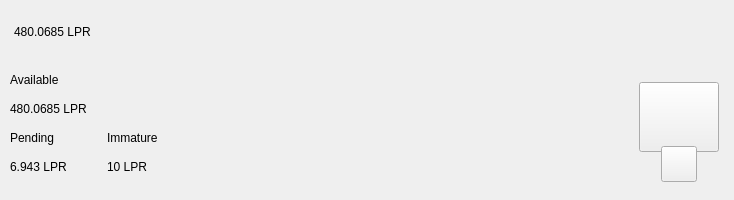
<?xml version="1.0" encoding="UTF-8"?>
<ui version="4.0">
 <class>TopBar</class>
 <widget class="QWidget" name="TopBar">
  <property name="geometry">
   <rect>
    <x>0</x>
    <y>0</y>
    <width>734</width>
    <height>200</height>
   </rect>
  </property>
  <property name="minimumSize">
   <size>
    <width>0</width>
    <height>200</height>
   </size>
  </property>
  <property name="maximumSize">
   <size>
    <width>16777215</width>
    <height>200</height>
   </size>
  </property>
  <property name="windowTitle">
   <string>Form</string>
  </property>
  <layout class="QVBoxLayout" name="verticalLayout_10" stretch="0">
   <property name="spacing">
    <number>0</number>
   </property>
   <property name="leftMargin">
    <number>0</number>
   </property>
   <property name="topMargin">
    <number>0</number>
   </property>
   <property name="rightMargin">
    <number>0</number>
   </property>
   <property name="bottomMargin">
    <number>0</number>
   </property>
   <item>
    <widget class="PFBorderImage" name="containerTop">
     <layout class="QVBoxLayout" name="verticalLayout_11">
      <property name="spacing">
       <number>0</number>
      </property>
      <property name="leftMargin">
       <number>0</number>
      </property>
      <property name="topMargin">
       <number>0</number>
      </property>
      <property name="rightMargin">
       <number>0</number>
      </property>
      <property name="bottomMargin">
       <number>0</number>
      </property>
      <item>
       <widget class="QWidget" name="top_container_2" native="true">
        <property name="minimumSize">
         <size>
          <width>0</width>
          <height>65</height>
         </size>
        </property>
        <layout class="QHBoxLayout" name="top_container">
         <property name="spacing">
          <number>0</number>
         </property>
         <property name="leftMargin">
          <number>14</number>
         </property>
         <property name="topMargin">
          <number>0</number>
         </property>
         <property name="rightMargin">
          <number>14</number>
         </property>
         <property name="bottomMargin">
          <number>0</number>
         </property>
         <item alignment="Qt::AlignVCenter">
          <widget class="QWidget" name="widgetTopAmount" native="true">
           <property name="sizePolicy">
            <sizepolicy hsizetype="Preferred" vsizetype="Maximum">
             <horstretch>0</horstretch>
             <verstretch>0</verstretch>
            </sizepolicy>
           </property>
           <layout class="QHBoxLayout" name="horizontalLayout_5">
            <property name="spacing">
             <number>0</number>
            </property>
            <property name="leftMargin">
             <number>0</number>
            </property>
            <property name="topMargin">
             <number>0</number>
            </property>
            <property name="rightMargin">
             <number>0</number>
            </property>
            <property name="bottomMargin">
             <number>0</number>
            </property>
            <item alignment="Qt::AlignTop">
             <widget class="QLabel" name="labelAmountTopLPR">
              <property name="minimumSize">
               <size>
                <width>0</width>
                <height>36</height>
               </size>
              </property>
              <property name="styleSheet">
               <string notr="true">padding:0px;margin:0px;</string>
              </property>
              <property name="text">
               <string notr="true">480.0685 LPR</string>
              </property>
             </widget>
            </item>
           </layout>
          </widget>
         </item>
         <item>
          <spacer name="horizontalSpacer">
           <property name="orientation">
            <enum>Qt::Horizontal</enum>
           </property>
           <property name="sizeHint" stdset="0">
            <size>
             <width>40</width>
             <height>20</height>
            </size>
           </property>
          </spacer>
         </item>
         <item>
          <layout class="QHBoxLayout" name="horizontalLayout_4">
           <property name="spacing">
            <number>12</number>
           </property>
           <property name="rightMargin">
            <number>0</number>
           </property>
           <item alignment="Qt::AlignRight">
            <widget class="QWidget" name="layoutSync" native="true">
             <property name="minimumSize">
              <size>
               <width>0</width>
               <height>36</height>
              </size>
             </property>
             <property name="maximumSize">
              <size>
               <width>16777215</width>
               <height>36</height>
              </size>
             </property>
             <layout class="QVBoxLayout" name="verticalLayout_9">
              <property name="leftMargin">
               <number>0</number>
              </property>
              <property name="topMargin">
               <number>0</number>
              </property>
              <property name="rightMargin">
               <number>0</number>
              </property>
              <property name="bottomMargin">
               <number>0</number>
              </property>
              <item>
               <widget class="ExpandableButton" name="pushButtonSync" native="true">
                <property name="minimumSize">
                 <size>
                  <width>36</width>
                  <height>36</height>
                 </size>
                </property>
                <property name="maximumSize">
                 <size>
                  <width>16777215</width>
                  <height>36</height>
                 </size>
                </property>
               </widget>
              </item>
             </layout>
            </widget>
           </item>
           <item>
            <widget class="ExpandableButton" name="pushButtonHDUpgrade" native="true">
             <property name="minimumSize">
              <size>
               <width>36</width>
               <height>36</height>
              </size>
             </property>
            </widget>
           </item>
           <item>
            <widget class="ExpandableButton" name="pushButtonStack" native="true">
             <property name="minimumSize">
              <size>
               <width>36</width>
               <height>36</height>
              </size>
             </property>
            </widget>
           </item>
           <item>
            <widget class="ExpandableButton" name="pushButtonColdStaking" native="true">
             <property name="minimumSize">
              <size>
               <width>36</width>
               <height>36</height>
              </size>
             </property>
            </widget>
           </item>
           <item>
            <widget class="ExpandableButton" name="pushButtonConnection" native="true">
             <property name="minimumSize">
              <size>
               <width>36</width>
               <height>36</height>
              </size>
             </property>
            </widget>
           </item>
           <item>
            <widget class="ExpandableButton" name="pushButtonTor" native="true">
             <property name="minimumSize">
              <size>
               <width>36</width>
               <height>36</height>
              </size>
             </property>
            </widget>
           </item>
           <item>
            <widget class="ExpandableButton" name="pushButtonLock" native="true">
             <property name="sizePolicy">
              <sizepolicy hsizetype="Expanding" vsizetype="Expanding">
               <horstretch>0</horstretch>
               <verstretch>0</verstretch>
              </sizepolicy>
             </property>
             <property name="minimumSize">
              <size>
               <width>36</width>
               <height>0</height>
              </size>
             </property>
            </widget>
           </item>
           <item>
            <widget class="ExpandableButton" name="pushButtonTheme" native="true">
             <property name="minimumSize">
              <size>
               <width>36</width>
               <height>36</height>
              </size>
             </property>
             <property name="maximumSize">
              <size>
               <width>16777215</width>
               <height>36</height>
              </size>
             </property>
            </widget>
           </item>
           <item>
            <widget class="ExpandableButton" name="pushButtonFAQ" native="true">
             <property name="minimumSize">
              <size>
               <width>36</width>
               <height>36</height>
              </size>
             </property>
            </widget>
           </item>
          </layout>
         </item>
        </layout>
       </widget>
      </item>
      <item>
       <widget class="QWidget" name="bottom_container" native="true">
        <property name="minimumSize">
         <size>
          <width>0</width>
          <height>135</height>
         </size>
        </property>
        <layout class="QHBoxLayout" name="botton_container">
         <property name="leftMargin">
          <number>10</number>
         </property>
         <property name="topMargin">
          <number>0</number>
         </property>
         <property name="rightMargin">
          <number>10</number>
         </property>
         <property name="bottomMargin">
          <number>10</number>
         </property>
         <item>
          <layout class="QHBoxLayout" name="horizontalLayout_3">
           <property name="bottomMargin">
            <number>9</number>
           </property>
           <item>
            <layout class="QVBoxLayout" name="verticalLayout_7">
             <property name="spacing">
              <number>0</number>
             </property>
             <property name="leftMargin">
              <number>0</number>
             </property>
             <property name="rightMargin">
              <number>30</number>
             </property>
             <item>
              <layout class="QVBoxLayout" name="verticalLayout_2">
               <item>
                <widget class="QLabel" name="labelTitle1">
                 <property name="text">
                  <string>Available</string>
                 </property>
                </widget>
               </item>
               <item>
                <widget class="QLabel" name="labelAmountLPR">
                 <property name="text">
                  <string notr="true">480.0685 LPR</string>
                 </property>
                </widget>
               </item>
              </layout>
             </item>
             <item>
              <layout class="QHBoxLayout" name="horizontalLayout_2">
               <property name="spacing">
                <number>0</number>
               </property>
               <item>
                <layout class="QVBoxLayout" name="verticalLayout_3">
                 <item>
                  <widget class="QLabel" name="labelTitle3">
                   <property name="text">
                    <string>Pending</string>
                   </property>
                  </widget>
                 </item>
                 <item>
                  <widget class="QLabel" name="labelPendingLPR">
                   <property name="text">
                    <string notr="true">6.943 LPR</string>
                   </property>
                  </widget>
                 </item>
                </layout>
               </item>
               <item>
                <spacer name="horizontalSpacer_3">
                 <property name="orientation">
                  <enum>Qt::Horizontal</enum>
                 </property>
                 <property name="sizeType">
                  <enum>QSizePolicy::Fixed</enum>
                 </property>
                 <property name="sizeHint" stdset="0">
                  <size>
                   <width>40</width>
                   <height>20</height>
                  </size>
                 </property>
                </spacer>
               </item>
               <item>
                <layout class="QVBoxLayout" name="verticalLayout_4">
                 <item>
                  <widget class="QLabel" name="labelTitle4">
                   <property name="text">
                    <string>Immature</string>
                   </property>
                  </widget>
                 </item>
                 <item>
                  <widget class="QLabel" name="labelImmatureLPR">
                   <property name="text">
                    <string notr="true">10 LPR</string>
                   </property>
                  </widget>
                 </item>
                </layout>
               </item>
              </layout>
             </item>
            </layout>
           </item>
          </layout>
         </item>
         <item>
          <spacer name="horizontalSpacer_2">
           <property name="orientation">
            <enum>Qt::Horizontal</enum>
           </property>
           <property name="sizeHint" stdset="0">
            <size>
             <width>40</width>
             <height>20</height>
            </size>
           </property>
          </spacer>
         </item>
         <item alignment="Qt::AlignHCenter|Qt::AlignVCenter">
          <widget class="QWidget" name="qrContainer" native="true">
           <property name="sizePolicy">
            <sizepolicy hsizetype="Preferred" vsizetype="Minimum">
             <horstretch>0</horstretch>
             <verstretch>0</verstretch>
            </sizepolicy>
           </property>
           <property name="minimumSize">
            <size>
             <width>90</width>
             <height>110</height>
            </size>
           </property>
           <property name="maximumSize">
            <size>
             <width>90</width>
             <height>110</height>
            </size>
           </property>
           <layout class="QVBoxLayout" name="containerQR">
            <property name="spacing">
             <number>0</number>
            </property>
            <property name="leftMargin">
             <number>5</number>
            </property>
            <property name="topMargin">
             <number>10</number>
            </property>
            <property name="rightMargin">
             <number>5</number>
            </property>
            <property name="bottomMargin">
             <number>0</number>
            </property>
            <item>
             <widget class="QPushButton" name="btnQr">
              <property name="minimumSize">
               <size>
                <width>70</width>
                <height>70</height>
               </size>
              </property>
              <property name="maximumSize">
               <size>
                <width>16777215</width>
                <height>70</height>
               </size>
              </property>
              <property name="focusPolicy">
               <enum>Qt::NoFocus</enum>
              </property>
              <property name="text">
               <string/>
              </property>
              <property name="iconSize">
               <size>
                <width>70</width>
                <height>70</height>
               </size>
              </property>
             </widget>
            </item>
            <item>
             <spacer name="verticalSpacer">
              <property name="orientation">
               <enum>Qt::Vertical</enum>
              </property>
              <property name="sizeType">
               <enum>QSizePolicy::Fixed</enum>
              </property>
              <property name="sizeHint" stdset="0">
               <size>
                <width>20</width>
                <height>20</height>
               </size>
              </property>
             </spacer>
            </item>
            <item alignment="Qt::AlignHCenter|Qt::AlignBottom">
             <widget class="QPushButton" name="pushButtonQR">
              <property name="minimumSize">
               <size>
                <width>36</width>
                <height>36</height>
               </size>
              </property>
              <property name="maximumSize">
               <size>
                <width>36</width>
                <height>36</height>
               </size>
              </property>
              <property name="focusPolicy">
               <enum>Qt::NoFocus</enum>
              </property>
              <property name="text">
               <string/>
              </property>
             </widget>
            </item>
           </layout>
          </widget>
         </item>
        </layout>
       </widget>
      </item>
     </layout>
    </widget>
   </item>
  </layout>
 </widget>
 <customwidgets>
  <customwidget>
   <class>ExpandableButton</class>
   <extends>QWidget</extends>
   <header>qt/arora/expandablebutton.h</header>
   <container>1</container>
  </customwidget>
  <customwidget>
   <class>PFBorderImage</class>
   <extends>QFrame</extends>
   <header>qt/arora/pfborderimage.h</header>
   <container>1</container>
  </customwidget>
 </customwidgets>
 <resources/>
 <connections/>
</ui>
